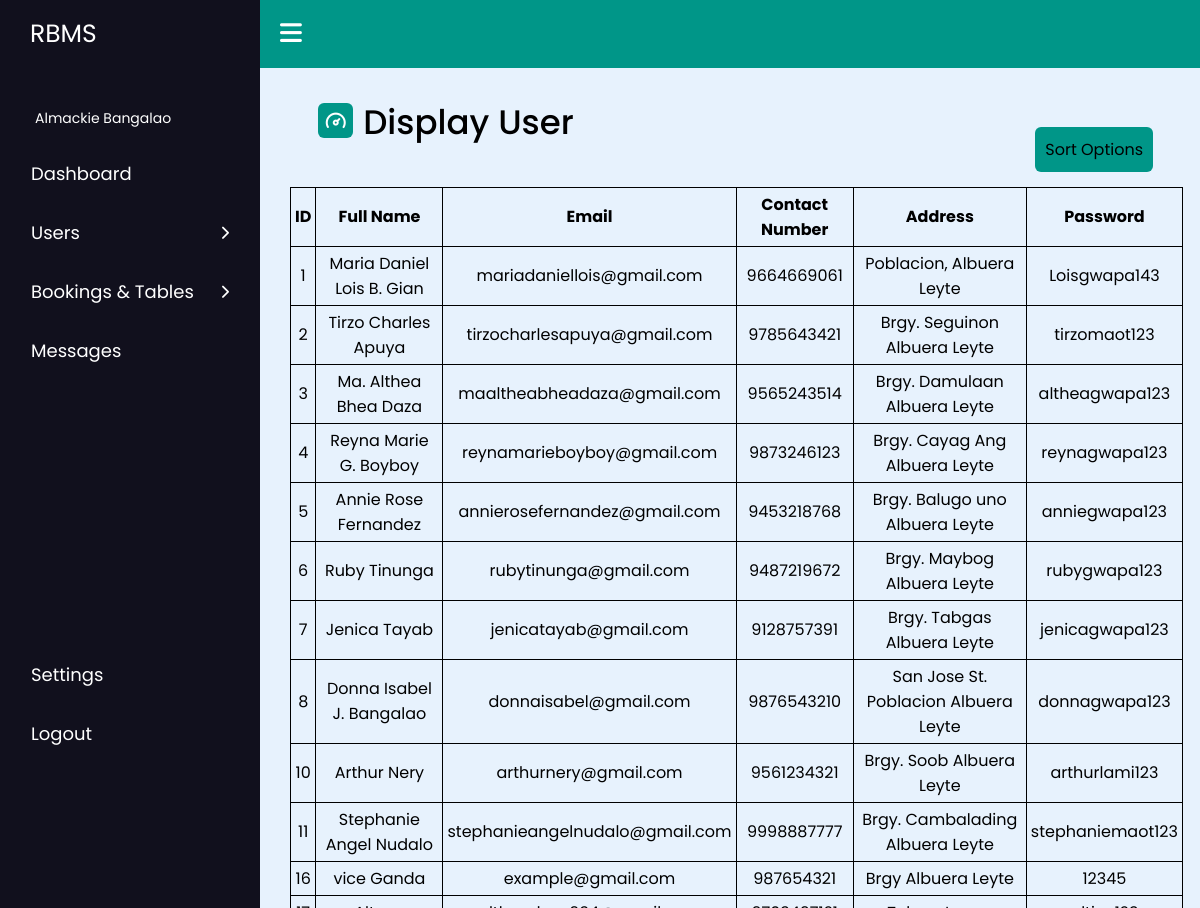
Before: /Php_Codes/AdminPage_viewuser.php with the older database file.
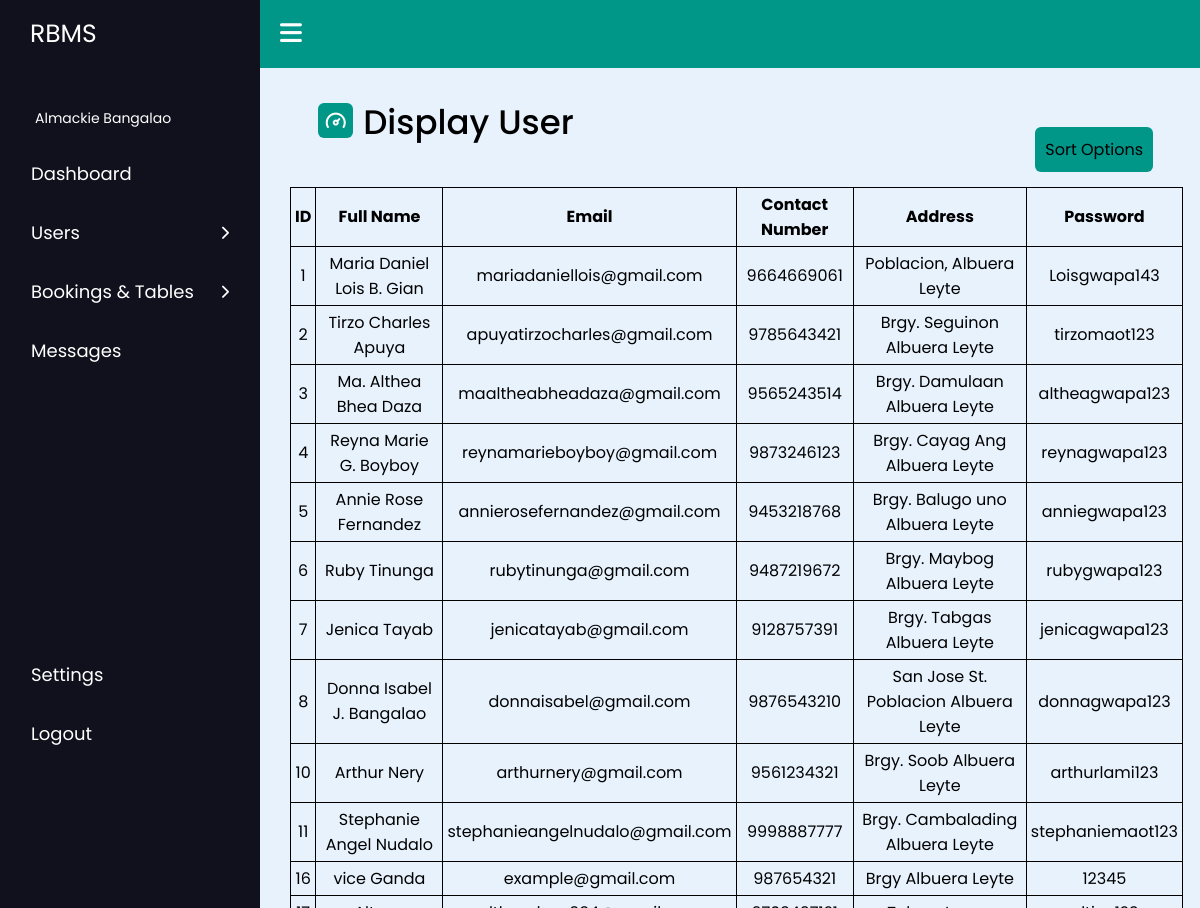
After: the same page with the newer database file.
### tables this page shows
CREATE TABLE `users` (
  `id` int(100) NOT NULL,
  `fullname` varchar(200) NOT NULL,
  `email` varchar(200) NOT NULL,
  `contact_number` varchar(50) NOT NULL,
  `full_address` varchar(200) NOT NULL,
  `valid_password` varchar(100) NOT NULL,
  `profile_image` varchar(255) DEFAULT NULL
);

### Php_Codes/AdminPage_viewuser.php (the view, shortened to what this page needs)
<!DOCTYPE html>
<html lang="en">
  <head>
    <link rel="stylesheet" href="https://cdnjs.cloudflare.com/ajax/libs/font-awesome/6.2.1/css/all.min.css" />
    <link rel="stylesheet" href="https://unicons.iconscout.com/release/v4.0.0/css/line.css">
    <link rel="stylesheet" type="text/css" href="../Css_Codes/AdminPage_viewuserstyle.css">
  </head>
  <body>
    <nav class="sidebar">
      <a href="#" class="logo">RBMS</a>
      <div class="menu-content">
        <ul class="menu-items">
          <div class="menu-title">Almackie Bangalao
          </div>
          <li class="item">
            <a href="../Php_Codes/AdminPage_Dashboard.php">Dashboard</a>
          </li>
          <li class="item">
            <div class="submenu-item">
              <span>Users</span>
              <i class="fa-solid fa-chevron-right"></i>
            </div>
          </li>
          <li class="item">
            <div class="submenu-item">
              <span>Bookings & Tables
              </span>
              <i class="fa-solid fa-chevron-right"></i>
            </div>
          </li>
          <li class="item">
            <a href="../Php_Codes/AdminPage_messages.php">Messages</a>
          </li>
          <li class="item bottom1">
                    <a href="#">Settings</a>
                </li>
                <li class="item bottom2">
                    <a href="../Html_Codes/HomePage.html">Logout</a>
                </li>
        </ul>
      </div>
    </nav>
    <nav class="navbar">
      <i class="fa-solid fa-bars" id="sidebar-close"></i>
    </nav>
    <main class="main">
    <div class="title">
            <i class="uil uil-tachometer-fast-alt"></i>
            <span class="text" id="text1">Display User</span>
        </div>
        <div class="dropdown">
            <span>Sort Options</span>
        </div>
        <table id="userTable" border="1" style="text-align:center; border-color:#000;">
        <tr>
            <th>ID</th>
            <th>Full Name</th>
            <th>Email</th>
            <th>Contact Number</th>
            <th>Address</th>
            <th>Password</th>
        </tr>
        <?php
        $conn = mysqli_connect("localhost","root","","user_info");
        $sql = "SELECT id, fullname, email, contact_number, full_address, valid_password from users";
        $result = $conn->query($sql);
        if($result->num_rows>0) {
            while($row = $result->fetch_assoc()) {
                  echo "<tr><td>".$row["id"].
                  "</td><td>".$row["fullname"].
                  "</td><td>".$row["email"].
                  "</td><td>".$row["contact_number"].
                  "</td><td>".$row["full_address"].
                  "</td><td>".$row["valid_password"]."</td></tr>";
            }
            echo"</table>";
        }
        else{
            echo"0 result";
        }
        ?>
    </main>
  </body>
</html>

Changed rows visible on the page:
changed users "Tirzo Charles Apuya": email "tirzocharlesapuya@gmail.com" → "apuyatirzocharles@gmail.com"
